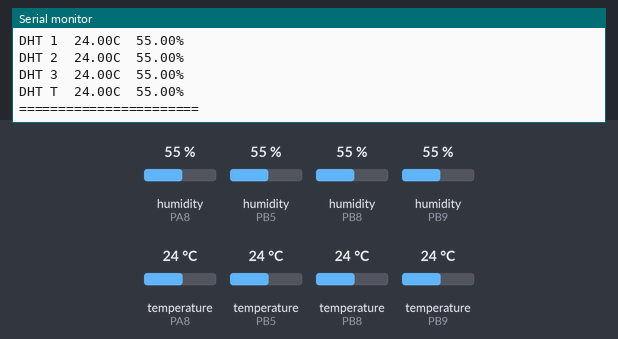
Simulated run of this sketch. Board: STM32 Blue Pill. On the bench: the last lines printed to the serial monitor. Inputs (shaded band) come from the test bench; at power-on: humidity (sensors on PA8, PB5, PB8, PB9) 55 %, temperature (sensors on PA8, PB5, PB8, PB9) 24 °C.

Above: at 3.4 s.
3.5 s: humidity (sensor on PA8) set to 22 %
At 5.2 s:
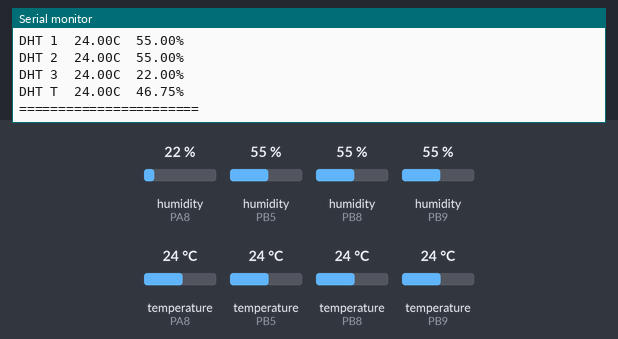
6.4 s: humidity (sensor on PB5) set to 22 %
At 8.9 s:
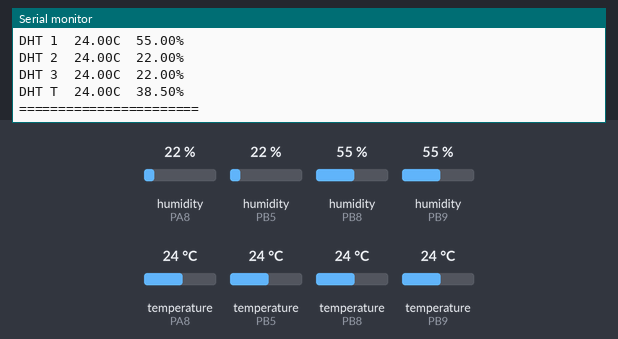
9.3 s: humidity (sensor on PB8) set to 22 %
At 11.5 s:
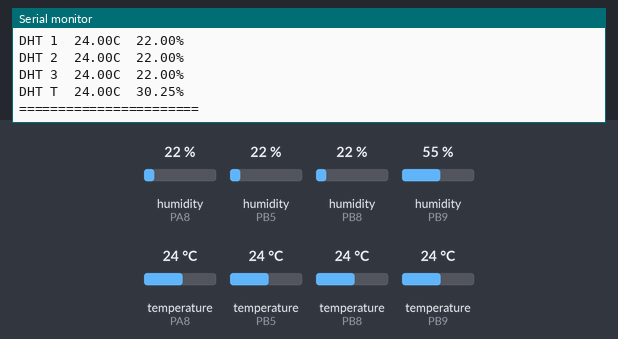
12.2 s: humidity (sensor on PB9) set to 22 %
At 15.0 s:
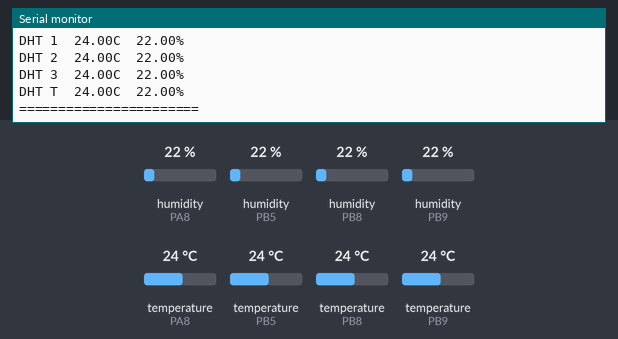
15.1 s: temperature (sensor on PA8) set to 12 °C
At 17.3 s:
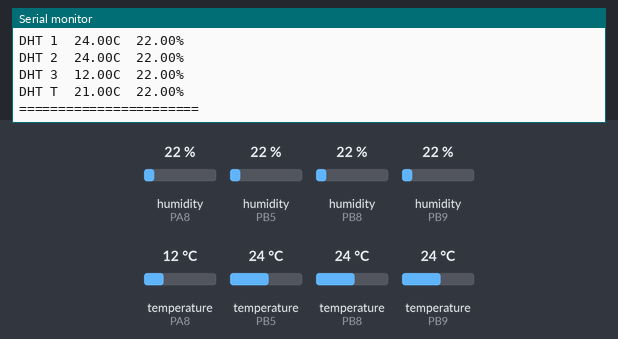
18.0 s: temperature (sensor on PB5) set to 12 °C
At 21.4 s:
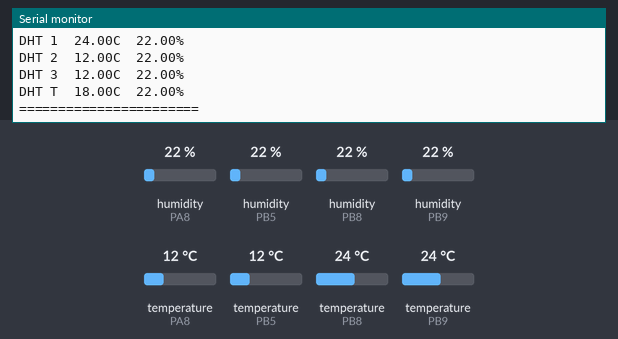
Timing chart, 0 to 21.9 s (numbered marks = the images above; inputs shaded):
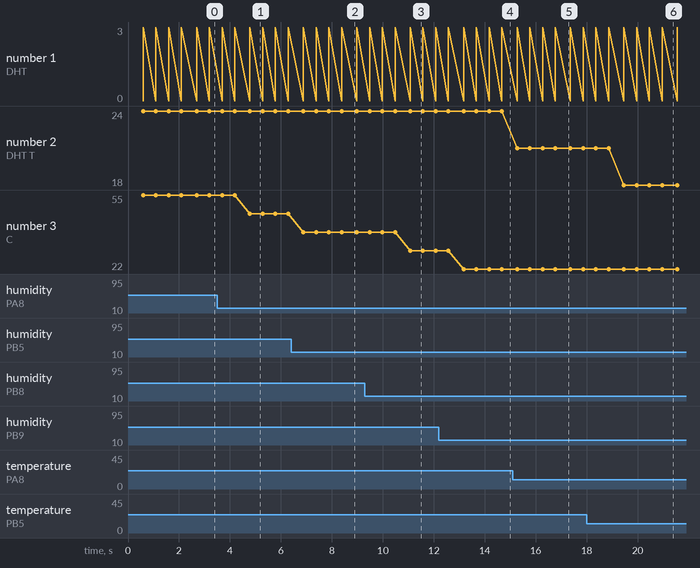

The sketch:

BluePill_DHT11_Multi_Filter.ino
```cpp
#include "DHT.h"

#define DHTPIN0 PB9     // Digital pin connected to the DHT sensor
#define DHTPIN1 PB8     // Digital pin connected to the DHT sensor
#define DHTPIN2 PB5     // Digital pin connected to the DHT sensor
#define DHTPIN3 PA8     // Digital pin connected to the DHT sensor

#define DHTTYPE DHT11   // DHT 11

DHT dht0(DHTPIN0, DHTTYPE);
DHT dht1(DHTPIN1, DHTTYPE);
DHT dht2(DHTPIN2, DHTTYPE);
DHT dht3(DHTPIN3, DHTTYPE);

const int jmlDHT = 4;

float h[jmlDHT];
float t[jmlDHT];

float hTotal;
float tTotal;

void setup() {
  Serial.begin(115200);
  Serial.println(("Multi DHT11 test!"));

  dht0.begin();
  dht1.begin();
  dht2.begin();
  dht3.begin();
}

void loop() {
  // Wait a few seconds between measurements.
  delay(500);

  // Read Humidity as Percent
  h[0] = dht0.readHumidity();
  h[1] = dht1.readHumidity();
  h[2] = dht2.readHumidity();
  h[3] = dht3.readHumidity();
  // Read temperature as Celsius (the default)
  t[0] = dht0.readTemperature();
  t[1] = dht1.readTemperature();
  t[2] = dht2.readTemperature();
  t[3] = dht3.readTemperature();

  for (int i = 0; i < jmlDHT; i++) {
    if (isnan(h[i]) || isnan(t[i])) {
      Serial.print("Failed to read from DHT sensor ");
      Serial.print(i);
      Serial.println("!!");
      return;
    }

    Serial.print("DHT ");
    Serial.print(i);
    Serial.print("  ");
    Serial.print(t[i]);
    Serial.print("C  ");
    Serial.print(h[i]);
    Serial.println("%  ");

    tTotal += t[i];
    hTotal += h[i];

    if (i == jmlDHT - 1) {
      Serial.print("DHT T");
      Serial.print("  ");
      Serial.print(tTotal/jmlDHT);
      Serial.print("C  ");
      Serial.print(hTotal/jmlDHT);
      Serial.println("%  ");

      Serial.println("=======================");
    }
  }

  tTotal = 0;
  hTotal = 0;
}
```

Measured:
- after the input at 3.5 s, the serial monitor: prints a new line after 1.3 s (image 1)
- after the input at 6.4 s, the serial monitor: prints a new line after 0.48 s (image 2)
- after the input at 9.3 s, the serial monitor: prints a new line after 1.8 s (image 3)
- after the input at 12.2 s, the serial monitor: prints a new line after 0.97 s (image 4)
- after the input at 15.1 s, the serial monitor: prints a new line after 0.17 s (image 5)
- after the input at 18.0 s, the serial monitor: prints a new line after 1.5 s (image 6)
- plotted number 2: 24 → 21 after the input at 15.1 s, 21 → 18 after the input at 18.0 s
- plotted number 3: 55 → 46.75 after the input at 3.5 s, 46.75 → 38.5 after the input at 6.4 s, 38.5 → 30.25 after the input at 9.3 s
